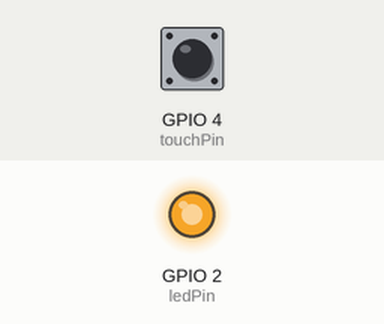
Recording of a sketch running on a simulated ESP32. On the bench: output pins drawn as LEDs (lit = HIGH). Dashed ring = blinking. The inputs (shaded band) are chosen by the test bench; at power-on: GPIO 4 (touchPin) HIGH. What the sketch prints to the serial monitor is not drawn.

Above: at 1.2 s.
1.3 s: GPIO 4 (touchPin) pulled LOW for 0.15 s
At 1.95 s:
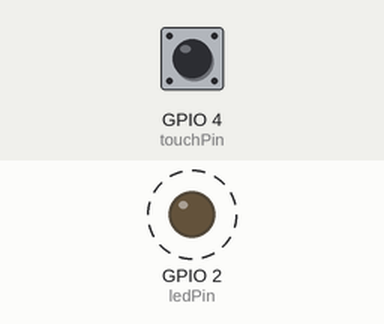
4.3 s: GPIO 4 (touchPin) pulled LOW for 1 s
At 4.66 s:
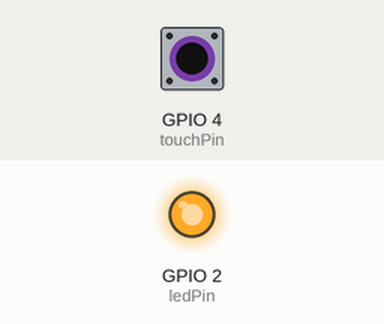
Timing chart, 0 to 13.5 s (numbered marks = the images above; inputs shaded):
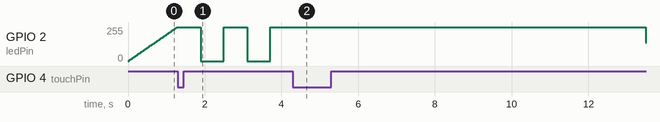

Measured:
- after the input at 4.3 s, GPIO 2 (ledPin): stops changing and stays 255/255
- by itself, GPIO 2 (ledPin): alternates 255/255 for 0.60 s and 0/255 for 0.60 s

The sketch:

ex05.ino
```cpp
const int touchPin = T0;
const int ledPin   = 2;

const int PWM_FREQ    = 5000;    // PWM 频率 5kHz
const int PWM_RES     = 8;       // 8 位分辨率 (0–255)

int speedLevel = 1;              // 当前速度档位 (1/2/3)
const int maxLevel = 3;

// 各档位对应的 delay 时长 (ms) —— 越小呼吸越快
const int speedDelay[4] = {0, 15, 7, 3};  // 索引 1/2/3 对应三档

// ---------- 触摸自锁相关变量 ----------
bool lastTouch    = false;
unsigned long lastToggleTime = 0;
const unsigned long debounceDelay = 200;

void setup() {
  Serial.begin(115200);

  // 配置 LEDC PWM
  ledcAttach(ledPin, PWM_FREQ, PWM_RES);
  ledcWrite(ledPin, 0);

  Serial.println("ex05: 多档位触摸调速呼吸灯");
  Serial.print("当前档位: "); Serial.println(speedLevel);
}

void loop() {
  // ---- 触摸检测 & 档位切换 ----
  bool curTouch = (touchRead(touchPin) < 30);

  if (!lastTouch && curTouch) {
    unsigned long now = millis();
    if (now - lastToggleTime > debounceDelay) {
      // 档位循环: 1→2→3→1
      speedLevel = (speedLevel % maxLevel) + 1;
      lastToggleTime = now;

      Serial.print("档位切换 → ");
      Serial.print(speedLevel);
      Serial.print(" (delay=");
      Serial.print(speedDelay[speedLevel]);
      Serial.println("ms)");
    }
  }
  lastTouch = curTouch;

  // ---- 呼吸灯 PWM 渐变 ----
  int step = 3;                           // 每次增减步长
  int dly  = speedDelay[speedLevel];      // 当前档位的延时

  // 渐亮：0 → 255
  for (int duty = 0; duty <= 255; duty += step) {
    ledcWrite(ledPin, duty);
    delay(dly);

    // 渐变过程中也检测触摸（避免卡顿感）
    curTouch = (touchRead(touchPin) < 30);
    if (!lastTouch && curTouch) {
      unsigned long now = millis();
      if (now - lastToggleTime > debounceDelay) {
        speedLevel = (speedLevel % maxLevel) + 1;
        lastToggleTime = now;
        dly = speedDelay[speedLevel];
        Serial.print("档位切换 → "); Serial.print(speedLevel);
        Serial.print(" (delay="); Serial.print(dly); Serial.println("ms)");
      }
    }
    lastTouch = curTouch;
  }

  // 渐暗：255 → 0
  for (int duty = 255; duty >= 0; duty -= step) {
    ledcWrite(ledPin, duty);
    delay(dly);

    curTouch = (touchRead(touchPin) < 30);
    if (!lastTouch && curTouch) {
      unsigned long now = millis();
      if (now - lastToggleTime > debounceDelay) {
        speedLevel = (speedLevel % maxLevel) + 1;
        lastToggleTime = now;
        dly = speedDelay[speedLevel];
        Serial.print("档位切换 → "); Serial.print(speedLevel);
        Serial.print(" (delay="); Serial.print(dly); Serial.println("ms)");
      }
    }
    lastTouch = curTouch;
  }
}
```
